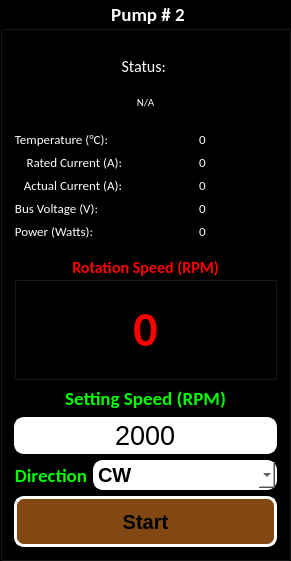
   <widget class="QGroupBox" name="groupBox_4">
    <property name="minimumSize">
     <size>
      <width>291</width>
      <height>561</height>
     </size>
    </property>
    <property name="font">
     <font>
      <family>Calibri</family>
      <pointsize>14</pointsize>
      <weight>75</weight>
      <bold>true</bold>
     </font>
    </property>
    <property name="styleSheet">
     <string notr="true">color: rgb(255, 255, 255);
background-color: rgb(0, 0, 0);
border-color: white;
border-width:5px;</string>
    </property>
    <property name="title">
     <string>Pump # 2</string>
    </property>
    <property name="alignment">
     <set>Qt::AlignCenter</set>
    </property>
    <layout class="QVBoxLayout" name="verticalLayout_4">
     <item>
      <layout class="QVBoxLayout" name="verticalLayout_15">
       <item>
        <widget class="Line" name="line_5">
         <property name="orientation">
          <enum>Qt::Horizontal</enum>
         </property>
        </widget>
       </item>
       <item>
        <widget class="QLabel" name="label_18">
         <property name="font">
          <font>
           <family>Calibri</family>
           <pointsize>12</pointsize>
          </font>
         </property>
         <property name="text">
          <string>Status: </string>
         </property>
         <property name="alignment">
          <set>Qt::AlignCenter</set>
         </property>
        </widget>
       </item>
       <item>
        <widget class="QLabel" name="lbStatus2">
         <property name="font">
          <font>
           <family>Calibri</family>
           <pointsize>8</pointsize>
          </font>
         </property>
         <property name="text">
          <string>N/A</string>
         </property>
         <property name="scaledContents">
          <bool>true</bool>
         </property>
         <property name="alignment">
          <set>Qt::AlignCenter</set>
         </property>
         <property name="wordWrap">
          <bool>true</bool>
         </property>
        </widget>
       </item>
       <item>
        <widget class="Line" name="line_6">
         <property name="orientation">
          <enum>Qt::Horizontal</enum>
         </property>
        </widget>
       </item>
      </layout>
     </item>
     <item>
      <layout class="QVBoxLayout" name="verticalLayout_12">
       <item>
        <layout class="QHBoxLayout" name="horizontalLayout_4">
         <item>
          <layout class="QVBoxLayout" name="verticalLayout_16">
           <item alignment="Qt::AlignLeft">
            <widget class="QLabel" name="label_19">
             <property name="font">
              <font>
               <family>Calibri</family>
               <pointsize>10</pointsize>
              </font>
             </property>
             <property name="text">
              <string>Temperature (°C):</string>
             </property>
             <property name="alignment">
              <set>Qt::AlignRight|Qt::AlignTrailing|Qt::AlignVCenter</set>
             </property>
            </widget>
           </item>
           <item>
            <widget class="QLabel" name="label_21">
             <property name="font">
              <font>
               <family>Calibri</family>
               <pointsize>10</pointsize>
              </font>
             </property>
             <property name="text">
              <string>Rated Current (A):</string>
             </property>
             <property name="alignment">
              <set>Qt::AlignRight|Qt::AlignTrailing|Qt::AlignVCenter</set>
             </property>
            </widget>
           </item>
           <item>
            <widget class="QLabel" name="label_22">
             <property name="font">
              <font>
               <family>Calibri</family>
               <pointsize>10</pointsize>
              </font>
             </property>
             <property name="text">
              <string>Actual Current (A):</string>
             </property>
             <property name="alignment">
              <set>Qt::AlignRight|Qt::AlignTrailing|Qt::AlignVCenter</set>
             </property>
            </widget>
           </item>
           <item alignment="Qt::AlignLeft">
            <widget class="QLabel" name="label_23">
             <property name="font">
              <font>
               <family>Calibri</family>
               <pointsize>10</pointsize>
              </font>
             </property>
             <property name="text">
              <string>Bus Voltage (V):</string>
             </property>
             <property name="alignment">
              <set>Qt::AlignRight|Qt::AlignTrailing|Qt::AlignVCenter</set>
             </property>
            </widget>
           </item>
           <item alignment="Qt::AlignLeft">
            <widget class="QLabel" name="label_24">
             <property name="font">
              <font>
               <family>Calibri</family>
               <pointsize>10</pointsize>
              </font>
             </property>
             <property name="text">
              <string>Power (Watts):</string>
             </property>
             <property name="alignment">
              <set>Qt::AlignRight|Qt::AlignTrailing|Qt::AlignVCenter</set>
             </property>
            </widget>
           </item>
          </layout>
         </item>
         <item>
          <layout class="QVBoxLayout" name="verticalLayout_17">
           <item>
            <widget class="QLabel" name="lbTemp2">
             <property name="font">
              <font>
               <family>Calibri</family>
               <pointsize>10</pointsize>
              </font>
             </property>
             <property name="text">
              <string>0</string>
             </property>
             <property name="alignment">
              <set>Qt::AlignCenter</set>
             </property>
            </widget>
           </item>
           <item>
            <widget class="QLabel" name="lbRatedCurrent2">
             <property name="font">
              <font>
               <family>Calibri</family>
               <pointsize>10</pointsize>
              </font>
             </property>
             <property name="text">
              <string>0</string>
             </property>
             <property name="alignment">
              <set>Qt::AlignCenter</set>
             </property>
            </widget>
           </item>
           <item>
            <widget class="QLabel" name="lbActualCurrent2">
             <property name="enabled">
              <bool>true</bool>
             </property>
             <property name="minimumSize">
              <size>
               <width>149</width>
               <height>16</height>
              </size>
             </property>
             <property name="font">
              <font>
               <family>Calibri</family>
               <pointsize>10</pointsize>
              </font>
             </property>
             <property name="text">
              <string>0</string>
             </property>
             <property name="alignment">
              <set>Qt::AlignCenter</set>
             </property>
            </widget>
           </item>
           <item>
            <widget class="QLabel" name="lbBusVoltage2">
             <property name="font">
              <font>
               <family>Calibri</family>
               <pointsize>10</pointsize>
              </font>
             </property>
             <property name="text">
              <string>0</string>
             </property>
             <property name="alignment">
              <set>Qt::AlignCenter</set>
             </property>
            </widget>
           </item>
           <item>
            <widget class="QLabel" name="lbPower2">
             <property name="font">
              <font>
               <family>Calibri</family>
               <pointsize>10</pointsize>
              </font>
             </property>
             <property name="text">
              <string>0</string>
             </property>
             <property name="alignment">
              <set>Qt::AlignCenter</set>
             </property>
            </widget>
           </item>
          </layout>
         </item>
        </layout>
       </item>
       <item>
        <widget class="Line" name="line_4">
         <property name="orientation">
          <enum>Qt::Horizontal</enum>
         </property>
        </widget>
       </item>
       <item>
        <widget class="QGroupBox" name="groupBox_5">
         <property name="minimumSize">
          <size>
           <width>251</width>
           <height>125</height>
          </size>
         </property>
         <property name="maximumSize">
          <size>
           <width>269</width>
           <height>125</height>
          </size>
         </property>
         <property name="font">
          <font>
           <family>Calibri</family>
           <pointsize>12</pointsize>
           <weight>75</weight>
           <bold>true</bold>
          </font>
         </property>
         <property name="styleSheet">
          <string notr="true">color: rgb(255, 0, 0);</string>
         </property>
         <property name="title">
          <string>Rotation Speed (RPM)</string>
         </property>
         <property name="alignment">
          <set>Qt::AlignCenter</set>
         </property>
         <layout class="QVBoxLayout" name="verticalLayout_13">
          <item>
           <layout class="QVBoxLayout" name="verticalLayout_14">
            <item>
             <widget class="QLabel" name="lbActualSpeed2">
              <property name="minimumSize">
               <size>
                <width>219</width>
                <height>59</height>
               </size>
              </property>
              <property name="font">
               <font>
                <family>Calibri</family>
                <pointsize>36</pointsize>
                <weight>75</weight>
                <bold>true</bold>
               </font>
              </property>
              <property name="text">
               <string>0</string>
              </property>
              <property name="alignment">
               <set>Qt::AlignCenter</set>
              </property>
             </widget>
            </item>
           </layout>
          </item>
         </layout>
        </widget>
       </item>
       <item>
        <layout class="QFormLayout" name="formLayout_4">
         <item row="2" column="0">
          <widget class="QLabel" name="label_17">
           <property name="font">
            <font>
             <family>Calibri</family>
             <pointsize>14</pointsize>
             <weight>75</weight>
             <bold>true</bold>
            </font>
           </property>
           <property name="styleSheet">
            <string notr="true">color: rgb(0, 255, 0);</string>
           </property>
           <property name="text">
            <string>Direction</string>
           </property>
           <property name="alignment">
            <set>Qt::AlignRight|Qt::AlignTrailing|Qt::AlignVCenter</set>
           </property>
          </widget>
         </item>
         <item row="2" column="1">
          <widget class="QComboBox" name="cbRotation2">
           <property name="enabled">
            <bool>false</bool>
           </property>
           <property name="font">
            <font>
             <pointsize>15</pointsize>
             <weight>75</weight>
             <bold>true</bold>
            </font>
           </property>
           <property name="styleSheet">
            <string notr="true">background-color:  white;
border-color: white;
border-width: 2px;
border-radius: 10px;
border-style: outset;
color: rgb(0, 0, 0);</string>
           </property>
           <property name="editable">
            <bool>false</bool>
           </property>
           <item>
            <property name="text">
             <string>CW</string>
            </property>
           </item>
           <item>
            <property name="text">
             <string>CCW</string>
            </property>
           </item>
          </widget>
         </item>
         <item row="0" column="0" colspan="2">
          <widget class="QLabel" name="label_16">
           <property name="font">
            <font>
             <family>Calibri</family>
             <pointsize>14</pointsize>
             <weight>75</weight>
             <bold>true</bold>
            </font>
           </property>
           <property name="styleSheet">
            <string notr="true">color: rgb(0, 255, 0);</string>
           </property>
           <property name="text">
            <string>Setting Speed (RPM)</string>
           </property>
           <property name="alignment">
            <set>Qt::AlignCenter</set>
           </property>
          </widget>
         </item>
         <item row="1" column="0" colspan="2">
          <widget class="QLineEdit" name="lnTargetSpeed2">
           <property name="enabled">
            <bool>false</bool>
           </property>
           <property name="font">
            <font>
             <pointsize>20</pointsize>
            </font>
           </property>
           <property name="styleSheet">
            <string notr="true">background-color:  white;
border-color: white;
border-width: 2px;
border-radius: 10px;
border-style: outset;
color: rgb(0, 0, 0);</string>
           </property>
           <property name="text">
            <string>2000</string>
           </property>
           <property name="alignment">
            <set>Qt::AlignCenter</set>
           </property>
          </widget>
         </item>
        </layout>
       </item>
       <item>
        <widget class="QPushButton" name="btnStart2">
         <property name="enabled">
          <bool>false</bool>
         </property>
         <property name="minimumSize">
          <size>
           <width>241</width>
           <height>51</height>
          </size>
         </property>
         <property name="font">
          <font>
           <pointsize>15</pointsize>
           <weight>75</weight>
           <bold>true</bold>
          </font>
         </property>
         <property name="styleSheet">
          <string notr="true">background-color: #814813;
border-color: white;
border-width: 3px;
border-radius: 10px;
border-style: outset;
color: rgb(0, 0, 0);</string>
         </property>
         <property name="text">
          <string>Start</string>
         </property>
        </widget>
       </item>
      </layout>
     </item>
    </layout>
   </widget>
